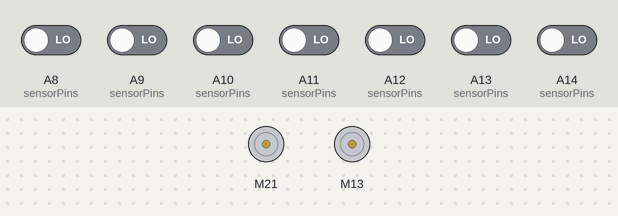
Recording of a sketch running on a simulated Arduino Mega 2560, built with avr-gcc and run on an emulated ATmega2560. On the bench: 2 × DC motor (green arrow = forward, orange = backward, longer = faster). Inputs (shaded band) come from the test bench; at power-on: A8 (sensorPins), A9 (sensorPins), A10 (sensorPins), A11 (sensorPins), A12 (sensorPins), A13 (sensorPins), A14 (sensorPins) LOW. What the sketch prints to the serial monitor is not drawn.

Above: at 3.3 s.
3.4 s: A8 (sensorPins) driven HIGH
4.9 s: A9 (sensorPins) driven HIGH
7.9 s: A8 (sensorPins) driven LOW and A10 (sensorPins) driven HIGH
Timing chart, 0 to 10.9 s (numbered marks = the images above; inputs shaded):
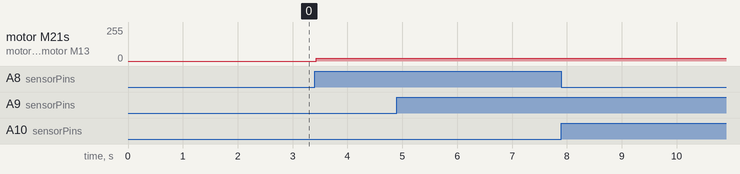

Measured:
- after the input at 3.4 s, motor M21, motor M13: stopped → forward 20/255 at once
- after the input at 4.9 s, every drawn part: stays the same
- after the input at 7.9 s, every drawn part: stays the same

The sketch:

DetectordeLineas_Y_MovimientoBasico.ino
```cpp
#include <QTRSensors.h>
#include <EEPROM.h>
#include "MeMegaPi.h"

// --- CLASE DE CONTROL DE MOTORES ---
class CarroSiguelineas {
  private:
    MeMegaPiDCMotor motorIzquierdo;
    MeMegaPiDCMotor motorDerecho;

  public:
    // Ajustado a tus puertos PORT3B y PORT3A
    CarroSiguelineas() : motorIzquierdo(PORT3B), motorDerecho(PORT3A) {}

    void mover(int velIzq, int velDer) {
      motorIzquierdo.run(velIzq);
      motorDerecho.run(velDer);
    }

    void detenerse() {
      motorIzquierdo.stop();
      motorDerecho.stop();
    }
};

// --- INSTANCIAS ---
CarroSiguelineas miBot;
QTRSensors qtr;

// --- CONFIGURACIÓN DEL SENSOR ---
const uint8_t SensorCount = 7;
uint16_t sensorValues[SensorCount];
const uint8_t sensorPins[] = {A8, A9, A10, A11, A12, A13, A14};

void setup() {
  Serial.begin(9600);

  // Inicializar sensores
  qtr.setTypeRC();
  qtr.setSensorPins(sensorPins, SensorCount);

  // Inicializar memoria interna de la librería (necesario antes de cargar)
  qtr.calibrate();

  // Cargar datos de la EEPROM
  cargarCalibracion();

  Serial.println("Prueba lista: Coloca el robot en la línea.");
  delay(2000); // Pausa de seguridad antes de arrancar
}

void loop() {
  // Leer posición de la línea
  uint16_t position = qtr.readLineBlack(sensorValues);

  // Lógica de prueba:
  // Si la posición está cerca del centro (aprox 3000 para 7 sensores)
  // O si algún sensor detecta un valor alto (línea negra)
  bool detectaLinea = false;
  for (uint8_t i = 0; i < SensorCount; i++) {
    if (sensorValues[i] > 500) { // Umbral de detección (ajustable)
      detectaLinea = true;
      break;
    }
  }

  if (detectaLinea) {
    // Si ve la línea, avanza lento
    Serial.print("Línea detectada! Pos: ");
    Serial.println(position);
    miBot.mover(20, 20);
  } else {
    // Si se sale de la línea, se detiene
    Serial.println("Buscando línea...");
    miBot.detenerse();
  }

  delay(50);
}

void cargarCalibracion() {
  int direccion = 0;
  Serial.println("\n--- CARGANDO CALIBRACION ---");

  for (uint8_t i = 0; i < SensorCount; i++) {
    EEPROM.get(direccion, qtr.calibrationOn.minimum[i]);
    direccion += sizeof(uint16_t);
  }
  for (uint8_t i = 0; i < SensorCount; i++) {
    EEPROM.get(direccion, qtr.calibrationOn.maximum[i]);
    direccion += sizeof(uint16_t);
  }

  // Mostrar valores en monitor serie para confirmar
  Serial.print("MINS: ");
  for (uint8_t i = 0; i < SensorCount; i++) {
    Serial.print(qtr.calibrationOn.minimum[i]); Serial.print("\t");
  }
  Serial.print("\nMAXS: ");
  for (uint8_t i = 0; i < SensorCount; i++) {
    Serial.print(qtr.calibrationOn.maximum[i]); Serial.print("\t");
  }
  Serial.println("\n--- CARGA EXITOSA ---\n");
}
```
